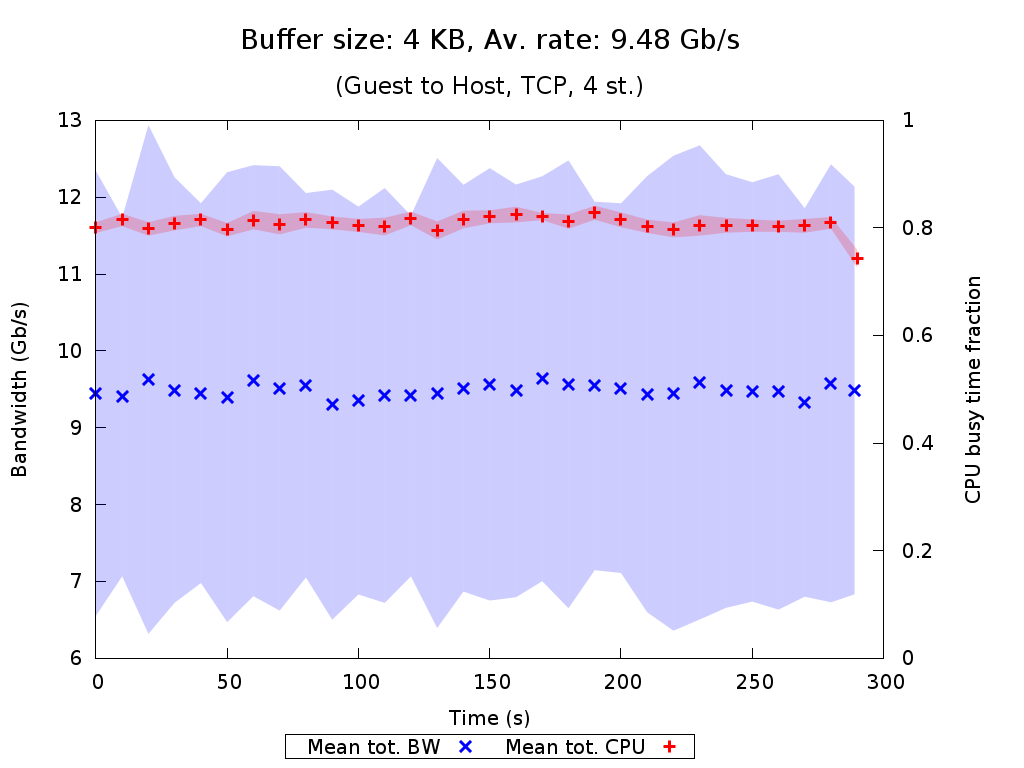

Recreate this plot in gnuplot.
set terminal pngcairo nocrop enhanced size 1024,768 font "Verdana,15"
set output "TCP_4_st_2015_07_24_22-09-54_g2h_4KB.png"

set title "{/=20 Buffer size: 4 KB, Av. rate: 9.48 Gb/s}\n\n{/=18 (Guest to Host, TCP, 4 st.)}"

set xlabel "Time (s)"
set ylabel "Bandwidth (Gb/s)"
set ytics nomirror
set y2label "CPU busy time fraction"
set y2tics nomirror
set y2range [0:1]
set key bmargin center horizontal box samplen 1 width -1
set bmargin 4.6

set style fill transparent solid 0.2 noborder
plot "TCP_4_st_2015_07_24_22-09-54_g2h_4KB_iperf_processed.dat" using 1:($2/1073741824.0-$3/1073741824.0):($2/1073741824.0+$3/1073741824.0) with filledcurves lc rgb "blue" notitle, \
     "" using 1:($2/1073741824.0) with points pt 2 ps 1.5 lw 3 lc rgb "blue" title "Mean tot. BW", \
     "TCP_4_st_2015_07_24_22-09-54_g2h_4KB_mpstat_processed.dat" using 1:($2-$3):($2+$3) with filledcurves lc rgb "red" axes x1y2 notitle, \
     "" using 1:2 with points pt 1 ps 1.5 lw 3 lc rgb "red" axes x1y2 title "Mean tot. CPU"
